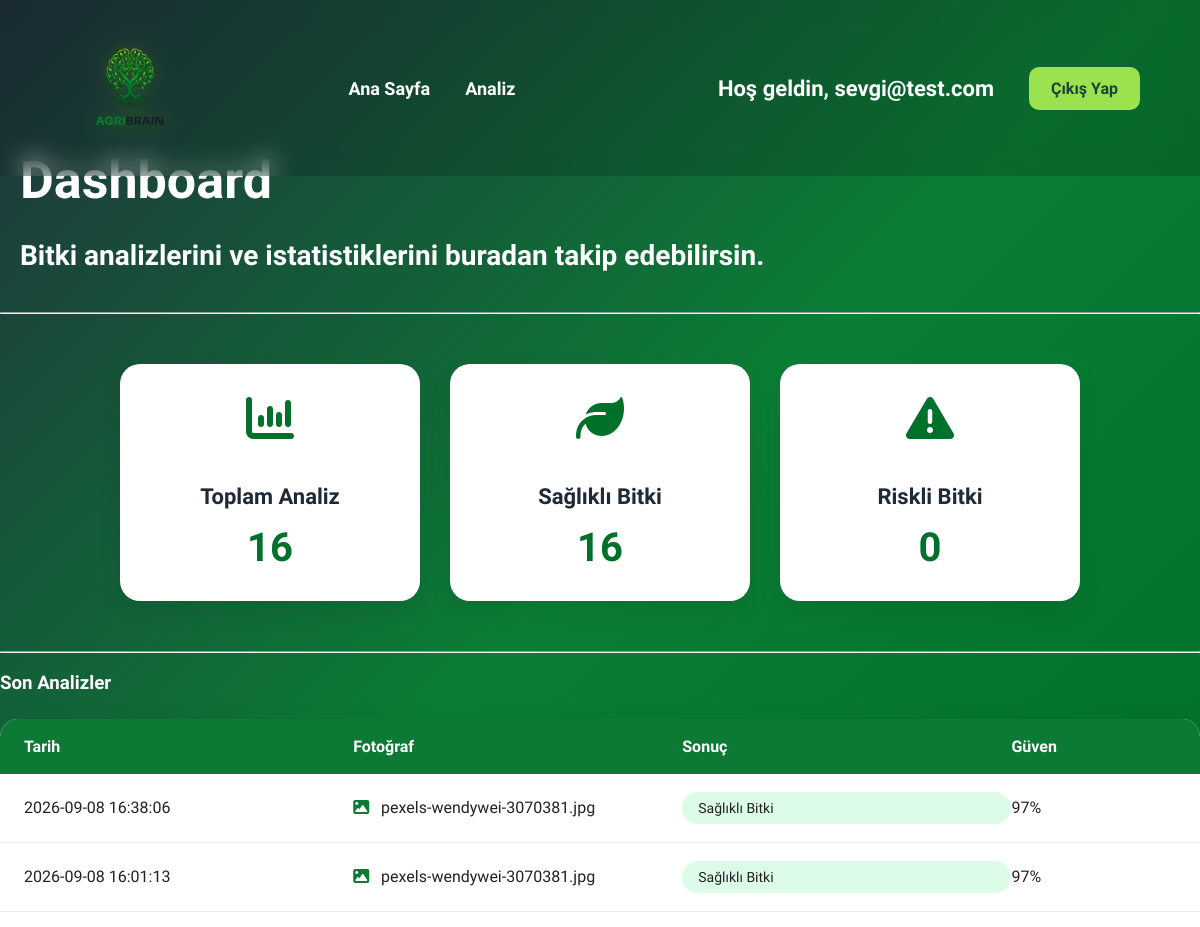
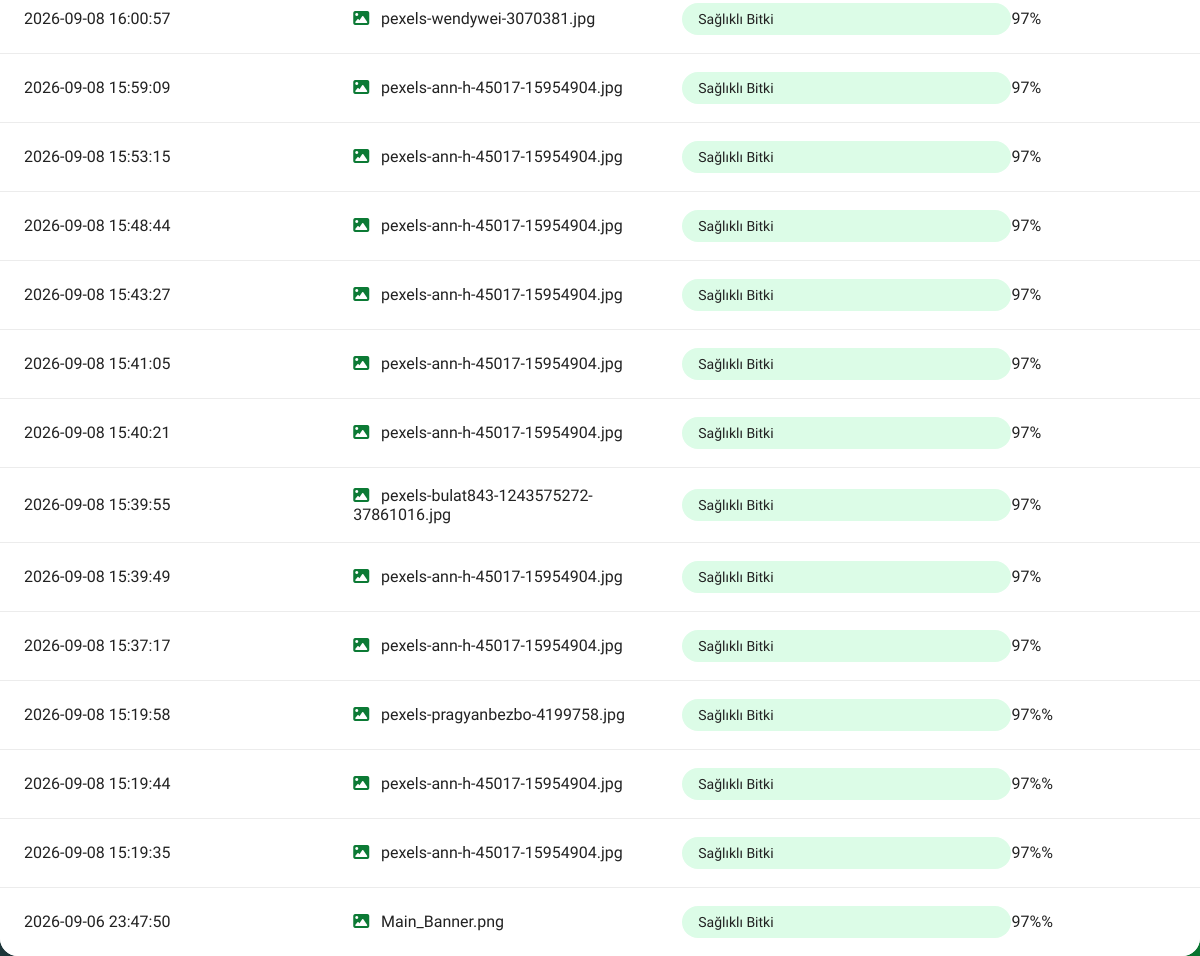
The app's page /dashboard (signed in) with its own data (2 pictures, top to bottom).
### tables this page shows
CREATE TABLE analyses (
        id INTEGER PRIMARY KEY AUTOINCREMENT,
        user_email TEXT NOT NULL,
        image_name TEXT NOT NULL,
        result TEXT NOT NULL,
        confidence TEXT NOT NULL,
        created_at TIMESTAMP DEFAULT CURRENT_TIMESTAMP
    );

### backend/routes.py (the view)
@main.route("/dashboard")
def dashboard():
    if "user" not in session:
        return redirect(url_for("main.login"))
    analyses = get_user_analyses(session["user"])
    return render_template(
        "dashboard.html",
        user=session["user"],
        analyses=analyses
    )

### backend/database.py (called while the page is built)
def get_connection():
    conn = sqlite3.connect(DATABASE)
    conn.row_factory = sqlite3.Row
    return conn

def get_user_analyses(user_email):
    conn = get_connection()
    cursor = conn.cursor()
    cursor.execute("""
        SELECT *
        FROM analyses
        WHERE user_email = ?
        ORDER BY created_at DESC
    """, (user_email,))
    analyses = cursor.fetchall()
    conn.close()
    return analyses

### website/templates/dashboard.html (shortened to what this page needs)
<!DOCTYPE html>
<html lang="tr">
<head>
    <link rel="stylesheet" href="{{ url_for('static', filename='css/style.css') }}">
    <link rel="stylesheet"
          href="https://cdnjs.cloudflare.com/ajax/libs/font-awesome/6.7.2/css/all.min.css">
</head>
<body>
<nav class="navbar">
<div class="logo">
    <a href="/">
        <img src="{{ url_for('static', filename='logo.svg') }}" alt="AgriBrain Logo">
    </a>
</div>
    <ul class="menu">
        <li><a href="/">Ana Sayfa</a></li>
        <li><a href="/#analysis">Analiz</a></li>
    </ul>
    <div class="nav-right">
        <p class="user-info">
            Hoş geldin, {{ user }}
        </p>
        <a href="/logout" class="login-btn">
            Çıkış Yap
        </a>
    </div>
</nav>
<div class="dashboard-header">
    <h1>Dashboard</h1>
    <p>
    Bitki analizlerini ve istatistiklerini buradan takip edebilirsin.
</p>
</div>
    <hr>
<div class="dashboard-stats">
    <div class="stat-card">
        <i class="fa-solid fa-chart-column"></i>
        <h3>Toplam Analiz</h3>
        <span>{{ analyses|length }}</span>
    </div>
    <div class="stat-card">
        <i class="fa-solid fa-leaf"></i>
        <h3>Sağlıklı Bitki</h3>
        <span>
{{ analyses|selectattr("result","equalto","Sağlıklı Bitki")|list|length }}
</span>
    </div>
    <div class="stat-card">
        <i class="fa-solid fa-triangle-exclamation"></i>
        <h3>Riskli Bitki</h3>
        <span>{{ analyses|selectattr("result","equalto","Riskli Bitki")|list|length }}</span>
    </div>
</div>
    <hr>
    <h3>Son Analizler</h3>
    {% if analyses %}
<div class="analysis-table">
    <div class="table-header">
        <span>Tarih</span>
        <span>Fotoğraf</span>
        <span>Sonuç</span>
        <span>Güven</span>
    </div>
    {% for analysis in analyses %}
    <div class="table-row">
    <span>{{ analysis.created_at }}</span>
<span>
    <i class="fa-solid fa-image"></i>
    {{ analysis.image_name }}
</span>
<span class="status-badge {% if analysis.result == 'Sağlıklı Bitki' %}success{% else %}danger{% endif %}">
    {{ analysis.result }}
</span>
<span>
    {{ analysis.confidence }}%
</span>
    </div>
    {% endfor %}
</div>
{% else %}
<p>Henüz analiz bulunmuyor.</p>
{% endif %}
</body>
</html>

### records on screen
analyses: created_at "2026-09-08 16:38:06", image_name "pexels-wendywei-3070381.jpg", result "Sağlıklı Bitki", confidence "97"
analyses: created_at "2026-09-08 16:01:13", image_name "pexels-wendywei-3070381.jpg", result "Sağlıklı Bitki", confidence "97"
analyses: created_at "2026-09-08 16:00:57", image_name "pexels-wendywei-3070381.jpg", result "Sağlıklı Bitki", confidence "97"
analyses: created_at "2026-09-08 15:59:09", image_name "pexels-ann-h-45017-15954904.jpg", result "Sağlıklı Bitki", confidence "97"
analyses: created_at "2026-09-08 15:53:15", image_name "pexels-ann-h-45017-15954904.jpg", result "Sağlıklı Bitki", confidence "97"
analyses: created_at "2026-09-08 15:48:44", image_name "pexels-ann-h-45017-15954904.jpg", result "Sağlıklı Bitki", confidence "97"
analyses: created_at "2026-09-08 15:43:27", image_name "pexels-ann-h-45017-15954904.jpg", result "Sağlıklı Bitki", confidence "97"
analyses: created_at "2026-09-08 15:41:05", image_name "pexels-ann-h-45017-15954904.jpg", result "Sağlıklı Bitki", confidence "97"
analyses: created_at "2026-09-08 15:40:21", image_name "pexels-ann-h-45017-15954904.jpg", result "Sağlıklı Bitki", confidence "97"
analyses: created_at "2026-09-08 15:39:55", image_name "pexels-bulat843-1243575272-37861016.jpg", result "Sağlıklı Bitki", confidence "97"
analyses: created_at "2026-09-08 15:39:49", image_name "pexels-ann-h-45017-15954904.jpg", result "Sağlıklı Bitki", confidence "97"
analyses: created_at "2026-09-08 15:37:17", image_name "pexels-ann-h-45017-15954904.jpg", result "Sağlıklı Bitki", confidence "97"
analyses: created_at "2026-09-08 15:19:58", image_name "pexels-pragyanbezbo-4199758.jpg", result "Sağlıklı Bitki", confidence "97%"
analyses: created_at "2026-09-08 15:19:44", image_name "pexels-ann-h-45017-15954904.jpg", result "Sağlıklı Bitki", confidence "97%"
analyses: created_at "2026-09-08 15:19:35", image_name "pexels-ann-h-45017-15954904.jpg", result "Sağlıklı Bitki", confidence "97%"
analyses: created_at "2026-09-06 23:47:50", image_name "Main_Banner.png", result "Sağlıklı Bitki", confidence "97%"

### other values on screen
{{ user }} "sevgi@test.com"
{{ analyses|length }} "16"
{{ analyses|selectattr("result","equalto","Sağlıklı Bitki")|list|length }} "16"
{{ analyses|selectattr("result","equalto","Riskli Bitki")|list|length }} "0"
